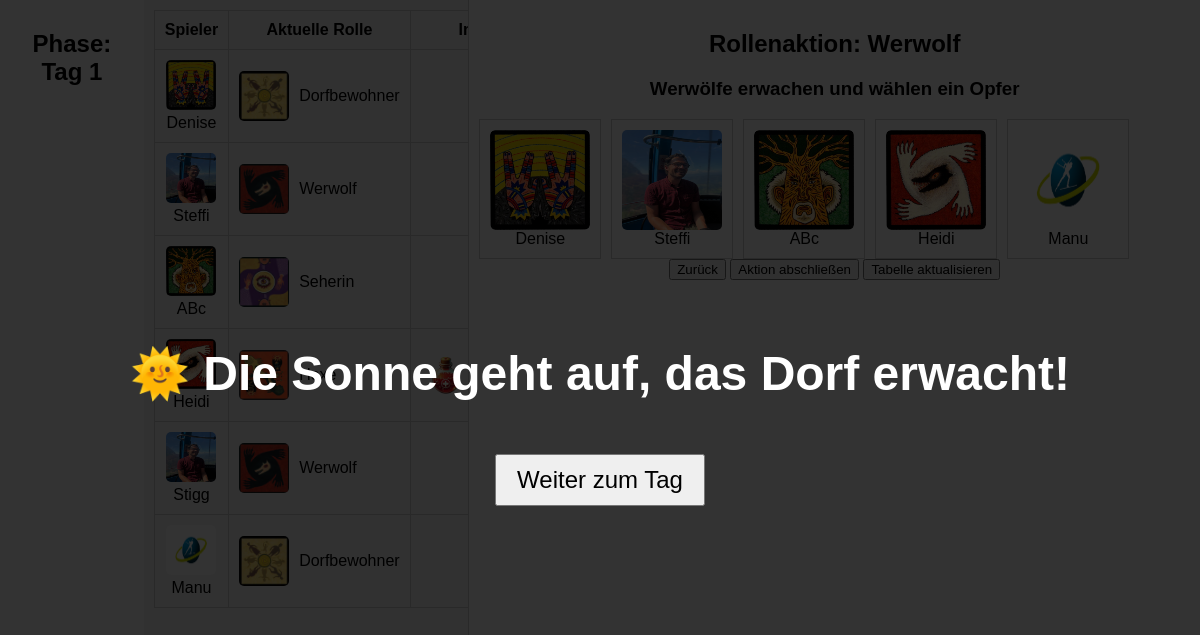
Screenshot of /night1 with the database file from the repository.
### tables this page shows
CREATE TABLE "players" (
	"id"	INTEGER,
	"name"	TEXT NOT NULL UNIQUE,
	"image"	TEXT,
	"role"	TEXT,
	"status"	TEXT, in_love BOOLEAN DEFAULT FALSE, witch_heal INTEGER DEFAULT NULL, witch_poison INTEGER DEFAULT NULL, status_at_night TEXT DEFAULT 'lebendig',
	PRIMARY KEY("id" AUTOINCREMENT)
);

### app.py (the view)
@app.route('/night1')
def night1():
    players = get_players_with_roles()
    with get_db_connection() as conn:
        thief_player = conn.execute("""
            SELECT id FROM players WHERE role = 'Dieb' LIMIT 1
        """).fetchone()
        thief_player_id = thief_player["id"] if thief_player else None
    return render_template('night1.html', players=players, thief_player_id=thief_player_id or 'null')

### app.py (called while the page is built)
def get_db_connection():
    conn = sqlite3.connect('players.db', timeout=10)  # 🔥 Timeout von 10 Sekunden setzen
    conn.row_factory = sqlite3.Row
    return conn

### templates/night1.html (shortened to what this page needs)
<!DOCTYPE html>
<html lang="en">
<head>
</head>
<body>
    <h2 id="phaseDisplay" style="text-align: center; padding: 10px;">Lade Phase...</h2>
     <div class="left-panel">
        <table id="playersTable">
            <thead>
                <tr>
                    <th>Spieler</th>
                    <th>Aktuelle Rolle</th>
                    <th>Info</th>
                </tr>
            </thead>
            <tbody>
                {% for player in players %}
                <tr>
                    <td>
                        <div style="position: relative; display: inline-block;">
                            <img src="{{ player.image }}" alt="{{ player.name }}" width="150">
                            <span>{{ player.name }}</span>
                        </div>
                    </td>
                    <td>
                        <div>
                            <img src="/static/rollen/{{ player.current_role | lower | replace(' ', '_') }}.png"
                                 alt="{{ player.current_role }}" width="50">
                            <span>{{ player.current_role or 'Keine Rolle' }}</span>
                        </div>
                    </td>
                    <td>
                        <div style="display: flex; align-items: center; gap: 5px;">
                            {% if player.witch_heal and player.witch_heal|int == 1 %}
                                <img src="/static/icons/heal.png" alt="Heiltrank verfügbar" width="30">
                            {% endif %}
                        </div>
                    </td>
                </tr>
                {% endfor %}
            </tbody>
        </table>
    </div>
    <div class="right-panel">
        <div id="interactivePhase" class="interactive-phase">
            <h2 id="roleTitle">Rollenaktion</h2>
            <div id="roleContent">
            </div>
            <div>
                <button onclick="previousAction()">Zurück</button>
                <button onclick="completeAction()">Aktion abschließen</button>
                <button onclick="updatePlayerTable()">Tabelle aktualisieren</button>
            </div>
        </div>
    </div>
</body>
</html>

### templates/night1.html (style rules this page uses)
body { font-family: Arial, sans-serif; margin: 0; display: flex; }
.left-panel, .right-panel { height: 100vh; overflow-y: auto; }
.left-panel { width: 30%; background-color: #f4f4f4; border-right: 1px solid #ccc; padding: 10px; }
.right-panel { width: 70%; padding: 10px; }
table { width: 100%; border-collapse: collapse; }
th, td { border: 1px solid #ccc; padding: 10px; text-align: center; }
th { background-color: #f4f4f4; }
img { width: 50px; height: 50px; border-radius: 5px; }
.interactive-phase { display: none; text-align: center; margin-top: 20px; }
.interactive-phase.active { display: block; }
td div { display: flex; align-items: center; gap: 10px; }
td div img { border-radius: 5px; }

### rows the page displays
players: image (picture), name "Denise", role "Dorfbewohner"
players: image (picture), name "Steffi", role "Werwolf"
players: image (picture), name "ABc", shows a picture, role "Seherin"
players: image (picture), name "Heidi", shows a picture, role "Hexe", witch_heal 1 (drawn)
players: image (picture), name "Stigg", role "Werwolf"
players: image (picture), name "Manu", role "Dorfbewohner"
